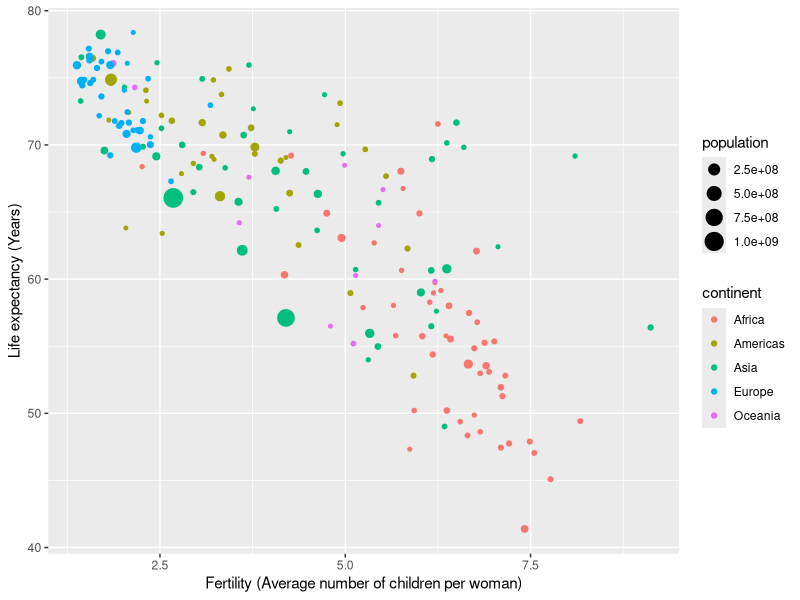
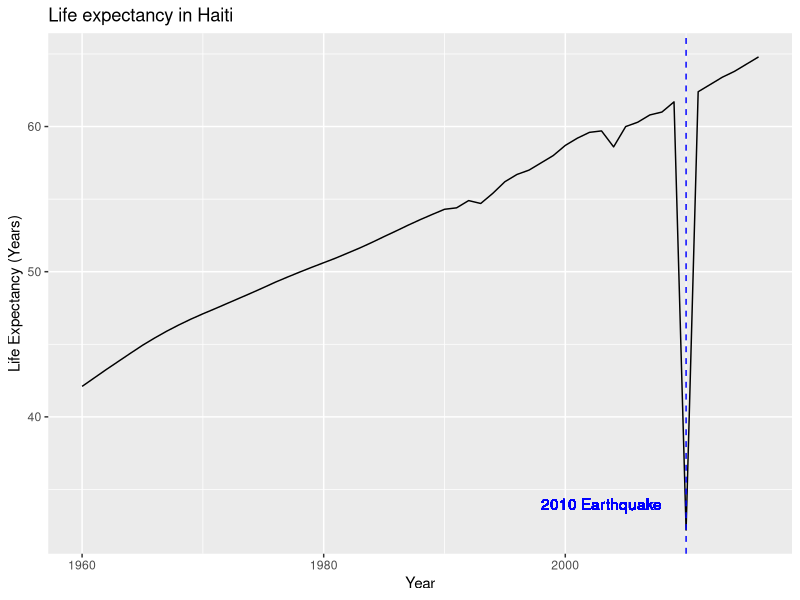
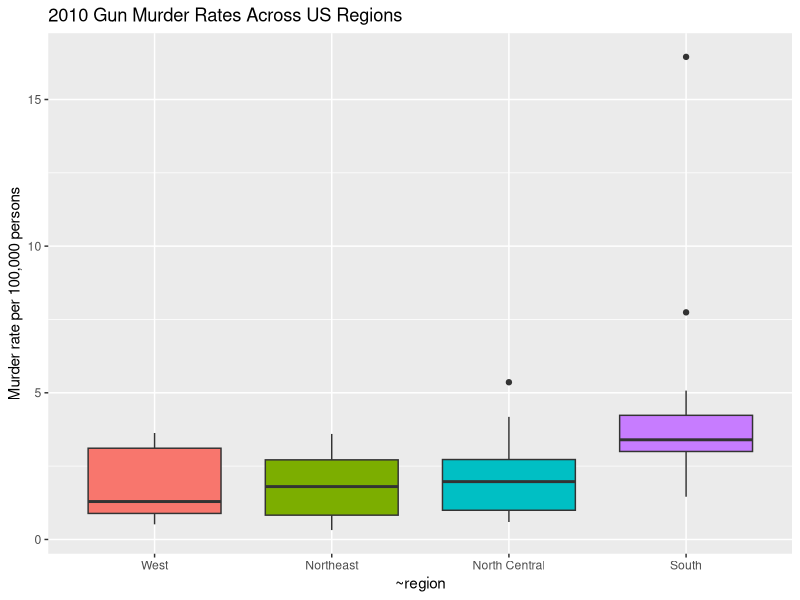
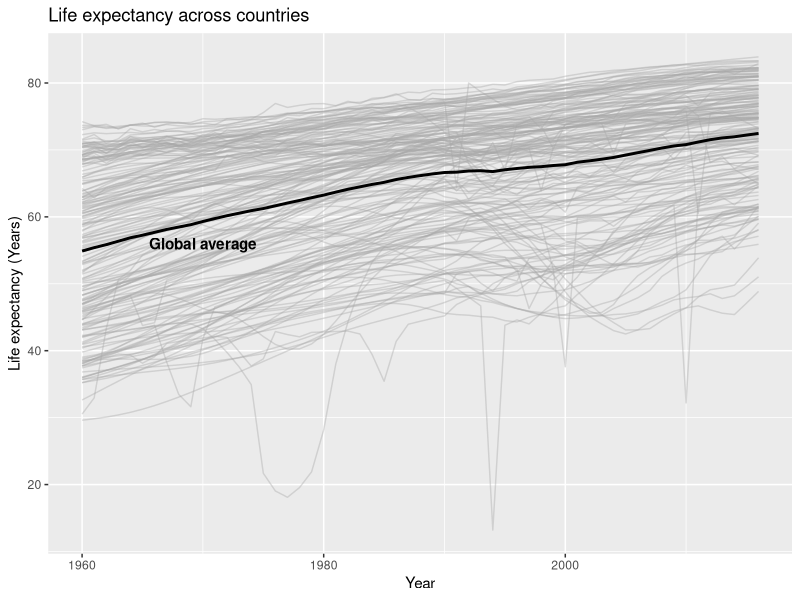

These figures' R source, in order:
# Coding Question of the Day
# 9/26/2024
# Using the gapminder dataset, calculate the mean fertility rate by region for 
# the year 2015. Which 10 regions had the largest fertility rates that year?
# Assume there is no missing data. The following steps may be helpful.
# 1. Filter the data to only include the year 2015
# 2. Group by region
# 3. Calculate the average fertility rate for each region
# 4. Display the top 10 fertility rates (i.e., the 10 largest fertility rates)

library(dslabs)
library(dplyr)
data(gapminder)

region_fertility_rates <- gapminder %>%
  filter(year == 2015) %>%
  group_by(region) %>%
  summarise(avg_fertility_rate = mean(fertility)) %>%
  arrange(desc(avg_fertility_rate)) %>%
  top_n(10)

region_fertility_rates

# 10/01/2024
# Using the gapminder dataset, for the year 2000, add a column to the dataset 
# called `high_life_exp` that is equal to 1 if the life expectancy is above 
# 70 years of age and 0 otherwise. How many countries had a life expectancy 
# above 70 years in 2000? What percentage of countries included in the dataset 
# is this? Hint: it might be useful to use the ifelse function

library(dslabs)
library(dplyr)
data(gapminder)

gapminder_2000 <- gapminder %>%
  filter(year == 2000) %>%
  mutate(high_life_exp = ifelse(life_expectancy > 70, 1, 0))

# Sum the number of countries with life expectancy above 70
sum(gapminder_2000$high_life_exp)

# Percentage calculation
dim(gapminder_2000) # Show the number of countries in the dataset to get denominator

100/185 # 54%

# Another way to do the calculation
sum(gapminder_2000$high_life_exp) / length(gapminder_2000$high_life_exp)

#-------------------------------------------------------------------------------------------
# 10/03/2024
# Using the gapminder dataset and ggplot, for the year 1986, plot fertility on 
# the x-axis and life_expectancy on the y-axis. Color the points according to 
# continent, and make the size of the points correspond to the population of the 
# country. Update the x and y axis labels to be more informative. The arguments 
# color and size will be useful inside of ggplot. Note: you will most likely
# get ugly legends - don't worry about that right now. 

library(dslabs)
library(dplyr)
library(ggplot2)
data(gapminder)

gapminder %>% filter(year == 1986) %>%
  ggplot(aes(x = fertility, y = life_expectancy, color = continent, size = population)) +
  geom_point() +
  xlab("Fertility (Average number of children per woman)") +
  ylab("Life expectancy (Years)")


#-------------------------------------------------------------------------------------------
# 10/08/2024
# The dslabs package contains the us_contagious_disease dataset. This dataset 
# includes weekly reported counts data (cases) for seven diseases from 1928 to 
# 2011 for all 50 US states. Use this dataset and dplyr tools to create an 
# object called data that stores only the Measles data, includes a per 100,000 
# people rate, and removes Alaska and Hawaii since they only became states in 
# the late 1950s. Note there is a weeks_reporting column - take this into 
# account when calculating the rate. There are 52 weeks in a year.

library(dslabs)
library(dplyr)
data("us_contagious_diseases")

data <- us_contagious_diseases %>%
  filter(!state %in% c("Hawaii","Alaska"),
         disease == "Measles") %>%
  mutate(rate = (count / weeks_reporting) * 52 / (population / 100000))


#-------------------------------------------------------------------------------------------


# 10/10/2024
# Using the gapminder dataset, create a line graph of life_expectancy over time 
# for the country Haiti. Make sure to include informative axis labels and a title.
# There is a substantial decrease in life expectancy one year - look up the reason 
# for this if you don't know it already. Add text to your plot with geom_text 
# indicating the event that happened that year that had such a drastic impact on 
# life expectancy.

library(dslabs)
library(dplyr)
data("gapminder")

gapminder %>% filter(country == "Haiti") %>%
  ggplot(aes(year, life_expectancy)) +
  geom_line() +
  geom_vline(xintercept = 2010, lty = 2, color = "blue") +
  geom_text(aes(x = 2003, y = 34, label = "2010 Earthquake"), color = "blue") +
  xlab("Year") +
  ylab("Life Expectancy (Years)") +
  ggtitle("Life expectancy in Haiti")


#-------------------------------------------------------------------------------------------


# 10/15/2024

# Using the murders dataset, create a plot of murder rates per 100,000 with 4 boxplots next 
# to each other - one boxplot for each region. Order the boxplots by median rate
# (you will need the reorder function for this). Make sure the boxplots are
# different colors, the axes are informative, and you add a title. Remove the 
# legend by adding this layer to your plot: guides(fill = "none")

library(dslabs)
library(dplyr)
library(ggplot2)
data("murders")

murders %>% mutate(rate = total / population * 100000,
                   region = reorder(region, rate, FUN = median)) %>%
  ggplot(aes(x = region, y = rate, fill = region)) +
  geom_boxplot() +
  scale_x_discrete(aes(name = region)) +
  xlab("Region") +
  ylab("Murder rate per 100,000 persons") +
  ggtitle("2010 Gun Murder Rates Across US Regions") +
  guides(fill = "none") # removes legend since not needed here

  

#-------------------------------------------------------------------------------------------


# 10/17/2024

# Using the gapminder dataset, make a line graph of life expectancy over time.
# Include one line per country, and another line with the global average life
# expectancy. Be sure to label the global average line and to make it stick out
# among the country-specific lines. Use the code below to calculate the global
# average for each year.

# Hints: 
# 1. Use alpha to help make the global average line stick out.
# 2. Use 2 geom_line layers. 

library(dslabs)
library(dplyr)
library(ggplot2)
data("gapminder")

avg <- gapminder %>%
  group_by(year) %>%
  summarize(global_avg = mean(life_expectancy))

gapminder %>% 
  ggplot() +
  geom_line(aes(x = year, y = life_expectancy, group = country), color = 'darkgrey', alpha = 0.4) +
  geom_line(data = avg, mapping = aes(x = year, y = global_avg), linewidth = 1) +
  xlab("Year") +
  ylab("Life expectancy (Years)") +
  ggtitle("Life expectancy across countries") +
  annotate(geom = "text", x = 1970, y = 56, label = "Global average", fontface = "bold")
  #geom_text(x = 1980, y = 55, label = "Global Average")


# Heather was just curious :)
gapminder_94 <- gapminder %>% filter(year == "1994")
gapminder_94[which.min(gapminder_94$life_expectancy),] # Rwandan genocide

gapminder_77 <- gapminder %>% filter(year == "1977")
gapminder_77[which.min(gapminder_77$life_expectancy),] # Cambodian genocide
